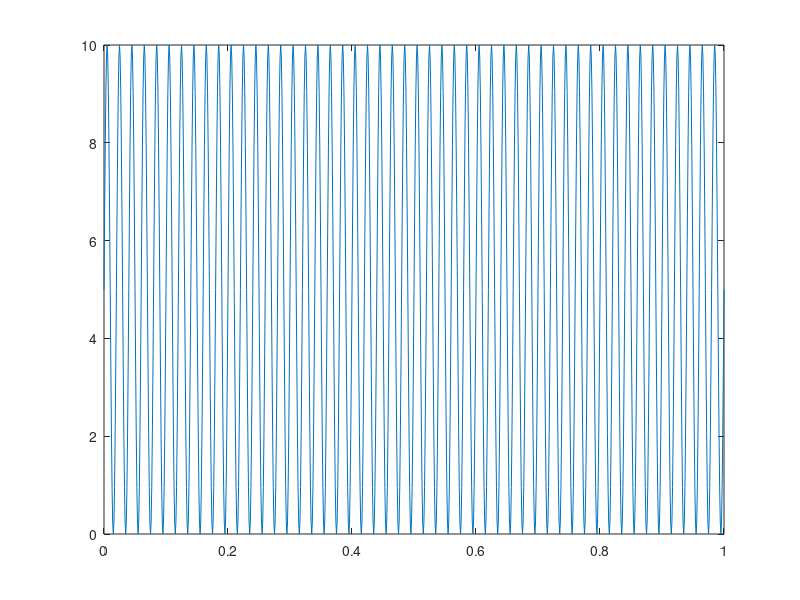

Reproduce this figure in MATLAB. (Note: this script raises an error after producing the figure.)
t = 0: 0.001:1;
x = 5 * sin(2 * pi * 50 * t ) + 5;
plot(t,x);
Y = cast(x,'uint8');
Hd = dfilt.dffir(Y);
Hd.Arithmetic = 'fixed';
Hd.CoeffWordLength = 8;
coewrite(Hd, 10, 'mycoefile');